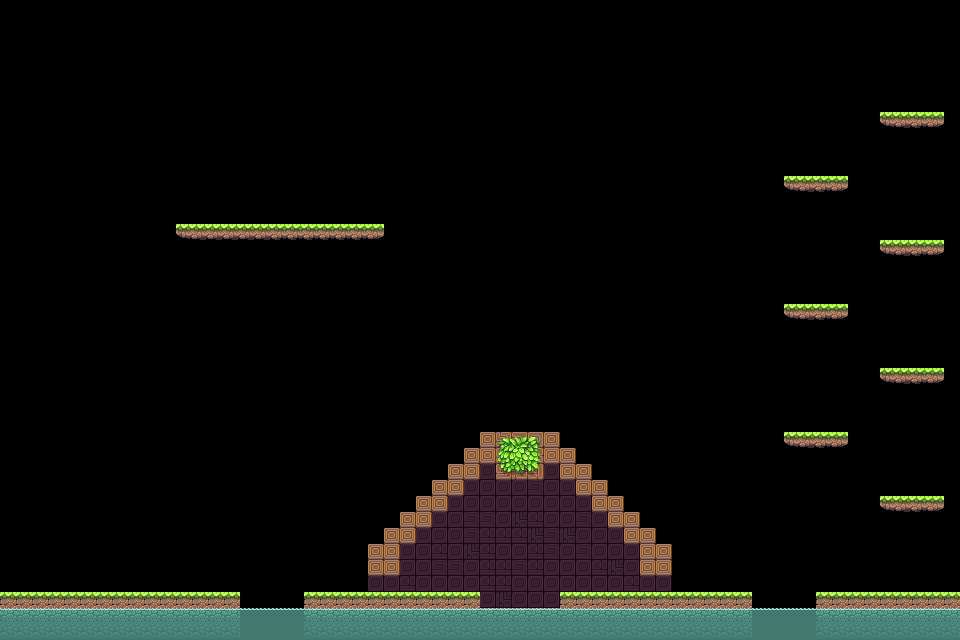

Below is a game level as drawn by its tile map, then a one-line description and the .tmx that defines it (tile-layer data replaced by summaries):
An orthogonal 60x40 tile map with 16x16 px tiles, 4 tile layers (Background Layer 2, Background Layer 1, Playable Layer, Foreground Layer), 2 tilesets and 33 objects (27x coin, 5x spike, player).

<map version="1.0" orientation="orthogonal" renderorder="left-down" width="60" height="40" tilewidth="16" tileheight="16" nextobjectid="49">
 <tileset firstgid="1" name="ruins" tilewidth="16" tileheight="16">
  <image source="ruins.png" width="304" height="96" />
 </tileset>
 <tileset firstgid="115" name="spike" tilewidth="16" tileheight="16">
  <image source="spike.png" width="16" height="16" />
 </tileset>
 <layer name="Background Layer 2" width="60" height="40">
  <data>[2400 cells, 103 non-empty, 4 distinct tile ids]</data>
 </layer>
 <layer name="Background Layer 1" width="60" height="40">
  <data>[2400 cells, 0 non-empty, 0 distinct tile ids]</data>
 </layer>
 <layer name="Playable Layer" width="60" height="40">
  <data>[2400 cells, 251 non-empty, 19 distinct tile ids]</data>
 </layer>
 <objectgroup name="Objects">
  <object id="1" name="player" type="player" x="32" y="544" width="34" height="34" />
  <object id="2" name="coin" type="coin" x="160" y="560" width="16" height="16" />
  <object id="3" name="coin" type="coin" x="192" y="560" width="16" height="16" />
  <object id="4" name="coin" type="coin" x="128" y="560" width="16" height="16" />
  <object id="5" name="coin" type="coin" x="464" y="560" width="16" height="16" />
  <object id="6" name="coin" type="coin" x="496" y="544" width="16" height="16" />
  <object id="7" name="coin" type="coin" x="528" y="544" width="16" height="16" />
  <object id="8" name="coin" type="coin" x="560" y="560" width="16" height="16" />
  <object id="9" name="coin" type="coin" x="496" y="400" width="16" height="16" />
  <object id="10" name="coin" type="coin" x="528" y="400" width="16" height="16" />
  <object id="11" name="coin" type="coin" x="832" y="560" width="16" height="16" />
  <object id="12" name="coin" type="coin" x="864" y="560" width="16" height="16" />
  <object id="13" name="coin" type="coin" x="896" y="560" width="16" height="16" />
  <object id="14" name="coin" type="coin" x="192" y="192" width="16" height="16" />
  <object id="15" name="coin" type="coin" x="224" y="192" width="16" height="16" />
  <object id="16" name="coin" type="coin" x="256" y="192" width="16" height="16" />
  <object id="17" name="coin" type="coin" x="288" y="192" width="16" height="16" />
  <object id="18" name="coin" type="coin" x="320" y="192" width="16" height="16" />
  <object id="19" name="coin" type="coin" x="352" y="192" width="16" height="16" />
  <object id="20" name="coin" type="coin" x="800" y="400" width="16" height="16" />
  <object id="21" name="coin" type="coin" x="800" y="272" width="16" height="16" />
  <object id="22" name="coin" type="coin" x="896" y="336" width="16" height="16" />
  <object id="23" name="coin" type="coin" x="896" y="464" width="16" height="16" />
  <object id="24" name="coin" type="coin" x="896" y="208" width="16" height="16" />
  <object id="25" name="coin" type="coin" x="800" y="144" width="16" height="16" />
  <object id="26" name="coin" type="coin" x="896" y="80" width="16" height="16" />
  <object id="42" name="spike" type="spike" x="480" y="592" width="16" height="16" />
  <object id="43" name="spike" type="spike" x="496" y="592" width="16" height="16" />
  <object id="44" name="spike" type="spike" x="512" y="592" width="16" height="16" />
  <object id="45" name="spike" type="spike" x="528" y="592" width="16" height="16" />
  <object id="46" name="spike" type="spike" x="544" y="592" width="16" height="16" />
  <object id="47" name="coin" type="coin" x="928" y="560" width="16" height="16" />
  <object id="48" name="coin" type="coin" x="224" y="560" width="16" height="16" />
 </objectgroup>
 <layer name="Foreground Layer" width="60" height="40">
  <data>[2400 cells, 0 non-empty, 0 distinct tile ids]</data>
 </layer>
</map>
